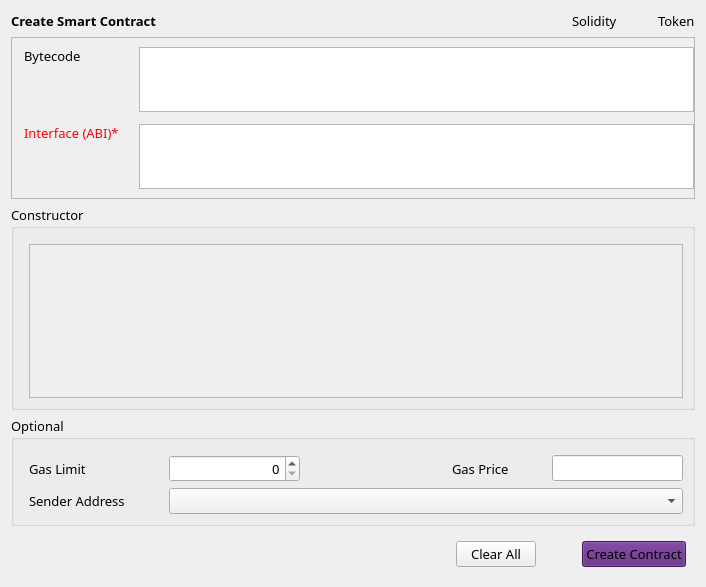
<?xml version="1.0" encoding="UTF-8"?>
<ui version="4.0">
 <class>CreateContract</class>
 <widget class="QWidget" name="CreateContract">
  <property name="geometry">
   <rect>
    <x>0</x>
    <y>0</y>
    <width>706</width>
    <height>587</height>
   </rect>
  </property>
  <property name="font">
   <font>
    <family>Source Sans Pro</family>
    <pointsize>10</pointsize>
   </font>
  </property>
  <property name="windowTitle">
   <string>Form</string>
  </property>
  <layout class="QVBoxLayout" name="verticalLayout_7">
   <item>
    <widget class="QStackedWidget" name="stackedWidget">
     <property name="currentIndex">
      <number>0</number>
     </property>
     <widget class="QWidget" name="createContractPage">
      <layout class="QVBoxLayout" name="verticalLayout_8">
       <property name="leftMargin">
        <number>0</number>
       </property>
       <property name="topMargin">
        <number>0</number>
       </property>
       <property name="rightMargin">
        <number>0</number>
       </property>
       <property name="bottomMargin">
        <number>0</number>
       </property>
       <item>
        <layout class="QHBoxLayout" name="horizontalLayout">
         <item>
          <widget class="QLabel" name="labelTitle">
           <property name="font">
            <font>
             <weight>75</weight>
             <bold>true</bold>
            </font>
           </property>
           <property name="text">
            <string>Create Smart Contract</string>
           </property>
          </widget>
         </item>
         <item>
          <spacer name="horizontalSpacer_4">
           <property name="orientation">
            <enum>Qt::Horizontal</enum>
           </property>
           <property name="sizeHint" stdset="0">
            <size>
             <width>40</width>
             <height>20</height>
            </size>
           </property>
          </spacer>
         </item>
         <item>
          <widget class="QLabel" name="labelSolidity">
           <property name="minimumSize">
            <size>
             <width>80</width>
             <height>0</height>
            </size>
           </property>
           <property name="text">
            <string>Solidity</string>
           </property>
          </widget>
         </item>
         <item>
          <widget class="QLabel" name="labelToken">
           <property name="text">
            <string>Token</string>
           </property>
          </widget>
         </item>
        </layout>
       </item>
       <item>
        <widget class="QFrame" name="frameContract">
         <property name="sizePolicy">
          <sizepolicy hsizetype="Preferred" vsizetype="Fixed">
           <horstretch>0</horstretch>
           <verstretch>0</verstretch>
          </sizepolicy>
         </property>
         <property name="frameShape">
          <enum>QFrame::StyledPanel</enum>
         </property>
         <property name="frameShadow">
          <enum>QFrame::Raised</enum>
         </property>
         <layout class="QVBoxLayout" name="verticalLayout_10">
          <property name="leftMargin">
           <number>0</number>
          </property>
          <property name="rightMargin">
           <number>0</number>
          </property>
          <item>
           <layout class="QGridLayout" name="gridLayout">
            <property name="leftMargin">
             <number>12</number>
            </property>
            <property name="horizontalSpacing">
             <number>15</number>
            </property>
            <property name="verticalSpacing">
             <number>12</number>
            </property>
            <item row="0" column="1">
             <widget class="QValidatedTextEdit" name="textEditBytecode">
              <property name="sizePolicy">
               <sizepolicy hsizetype="Expanding" vsizetype="Fixed">
                <horstretch>0</horstretch>
                <verstretch>0</verstretch>
               </sizepolicy>
              </property>
              <property name="maximumSize">
               <size>
                <width>16777215</width>
                <height>65</height>
               </size>
              </property>
              <property name="horizontalScrollBarPolicy">
               <enum>Qt::ScrollBarAlwaysOff</enum>
              </property>
             </widget>
            </item>
            <item row="0" column="0">
             <layout class="QVBoxLayout" name="verticalLayout">
              <item>
               <widget class="QLabel" name="labelBytecode">
                <property name="sizePolicy">
                 <sizepolicy hsizetype="Fixed" vsizetype="Preferred">
                  <horstretch>0</horstretch>
                  <verstretch>0</verstretch>
                 </sizepolicy>
                </property>
                <property name="minimumSize">
                 <size>
                  <width>100</width>
                  <height>0</height>
                 </size>
                </property>
                <property name="text">
                 <string>Bytecode</string>
                </property>
               </widget>
              </item>
              <item>
               <spacer name="verticalSpacer_2">
                <property name="orientation">
                 <enum>Qt::Vertical</enum>
                </property>
                <property name="sizeHint" stdset="0">
                 <size>
                  <width>20</width>
                  <height>40</height>
                 </size>
                </property>
               </spacer>
              </item>
             </layout>
            </item>
            <item row="1" column="1">
             <widget class="QValidatedTextEdit" name="textEditInterface">
              <property name="sizePolicy">
               <sizepolicy hsizetype="Expanding" vsizetype="Fixed">
                <horstretch>0</horstretch>
                <verstretch>0</verstretch>
               </sizepolicy>
              </property>
              <property name="maximumSize">
               <size>
                <width>16777215</width>
                <height>65</height>
               </size>
              </property>
              <property name="horizontalScrollBarPolicy">
               <enum>Qt::ScrollBarAlwaysOff</enum>
              </property>
             </widget>
            </item>
            <item row="1" column="0">
             <layout class="QVBoxLayout" name="verticalLayout_3">
              <item>
               <widget class="QLabel" name="labelInterface">
                <property name="sizePolicy">
                 <sizepolicy hsizetype="Fixed" vsizetype="Preferred">
                  <horstretch>0</horstretch>
                  <verstretch>0</verstretch>
                 </sizepolicy>
                </property>
                <property name="minimumSize">
                 <size>
                  <width>100</width>
                  <height>0</height>
                 </size>
                </property>
                <property name="text">
                 <string>&lt;html&gt;&lt;head/&gt;&lt;body&gt;&lt;p&gt;&lt;span style=&quot; color:#ff0000;&quot;&gt;Interface (ABI)*&lt;/span&gt;&lt;/p&gt;&lt;/body&gt;&lt;/html&gt;</string>
                </property>
               </widget>
              </item>
              <item>
               <spacer name="verticalSpacer">
                <property name="orientation">
                 <enum>Qt::Vertical</enum>
                </property>
                <property name="sizeHint" stdset="0">
                 <size>
                  <width>20</width>
                  <height>40</height>
                 </size>
                </property>
               </spacer>
              </item>
             </layout>
            </item>
           </layout>
          </item>
         </layout>
        </widget>
       </item>
       <item>
        <widget class="QGroupBox" name="groupBoxConstructor">
         <property name="title">
          <string>Constructor</string>
         </property>
         <layout class="QVBoxLayout" name="verticalLayout_2">
          <property name="leftMargin">
           <number>15</number>
          </property>
          <property name="topMargin">
           <number>15</number>
          </property>
          <item>
           <widget class="QScrollArea" name="scrollAreaConstructor">
            <property name="widgetResizable">
             <bool>true</bool>
            </property>
            <widget class="QWidget" name="scrollAreaWidgetContents">
             <property name="geometry">
              <rect>
               <x>0</x>
               <y>0</y>
               <width>660</width>
               <height>176</height>
              </rect>
             </property>
             <layout class="QVBoxLayout" name="verticalLayout_5"/>
            </widget>
           </widget>
          </item>
         </layout>
        </widget>
       </item>
       <item>
        <widget class="QGroupBox" name="groupBoxOptional">
         <property name="title">
          <string>Optional</string>
         </property>
         <layout class="QGridLayout" name="gridLayout_2">
          <property name="leftMargin">
           <number>15</number>
          </property>
          <property name="topMargin">
           <number>15</number>
          </property>
          <property name="horizontalSpacing">
           <number>10</number>
          </property>
          <property name="verticalSpacing">
           <number>6</number>
          </property>
          <item row="2" column="1" colspan="4">
           <widget class="AddressField" name="lineEditSenderAddress">
            <property name="minimumSize">
             <size>
              <width>370</width>
              <height>0</height>
             </size>
            </property>
           </widget>
          </item>
          <item row="2" column="0">
           <widget class="QLabel" name="labelSenderAddress">
            <property name="sizePolicy">
             <sizepolicy hsizetype="Fixed" vsizetype="Preferred">
              <horstretch>0</horstretch>
              <verstretch>0</verstretch>
             </sizepolicy>
            </property>
            <property name="minimumSize">
             <size>
              <width>130</width>
              <height>0</height>
             </size>
            </property>
            <property name="text">
             <string>Sender Address</string>
            </property>
           </widget>
          </item>
          <item row="0" column="3">
           <widget class="QLabel" name="labelGasPrice">
            <property name="sizePolicy">
             <sizepolicy hsizetype="Preferred" vsizetype="Preferred">
              <horstretch>0</horstretch>
              <verstretch>0</verstretch>
             </sizepolicy>
            </property>
            <property name="minimumSize">
             <size>
              <width>90</width>
              <height>0</height>
             </size>
            </property>
            <property name="text">
             <string>Gas Price</string>
            </property>
           </widget>
          </item>
          <item row="0" column="0">
           <widget class="QLabel" name="labelGasLimit">
            <property name="sizePolicy">
             <sizepolicy hsizetype="Fixed" vsizetype="Preferred">
              <horstretch>0</horstretch>
              <verstretch>0</verstretch>
             </sizepolicy>
            </property>
            <property name="minimumSize">
             <size>
              <width>130</width>
              <height>0</height>
             </size>
            </property>
            <property name="text">
             <string>Gas Limit</string>
            </property>
           </widget>
          </item>
          <item row="0" column="1">
           <widget class="QSpinBox" name="lineEditGasLimit">
            <property name="sizePolicy">
             <sizepolicy hsizetype="Expanding" vsizetype="Fixed">
              <horstretch>0</horstretch>
              <verstretch>0</verstretch>
             </sizepolicy>
            </property>
            <property name="alignment">
             <set>Qt::AlignRight|Qt::AlignTrailing|Qt::AlignVCenter</set>
            </property>
           </widget>
          </item>
          <item row="0" column="4">
           <widget class="BitcoinAmountField" name="lineEditGasPrice"/>
          </item>
          <item row="0" column="2">
           <spacer name="horizontalSpacer_5">
            <property name="orientation">
             <enum>Qt::Horizontal</enum>
            </property>
            <property name="sizeType">
             <enum>QSizePolicy::Expanding</enum>
            </property>
            <property name="sizeHint" stdset="0">
             <size>
              <width>60</width>
              <height>20</height>
             </size>
            </property>
           </spacer>
          </item>
         </layout>
        </widget>
       </item>
      </layout>
     </widget>
    </widget>
   </item>
   <item>
    <layout class="QHBoxLayout" name="horizontalLayout_3">
     <property name="leftMargin">
      <number>9</number>
     </property>
     <property name="topMargin">
      <number>9</number>
     </property>
     <property name="rightMargin">
      <number>9</number>
     </property>
     <property name="bottomMargin">
      <number>9</number>
     </property>
     <item>
      <spacer name="horizontalSpacer">
       <property name="orientation">
        <enum>Qt::Horizontal</enum>
       </property>
       <property name="sizeType">
        <enum>QSizePolicy::Expanding</enum>
       </property>
       <property name="sizeHint" stdset="0">
        <size>
         <width>40</width>
         <height>20</height>
        </size>
       </property>
      </spacer>
     </item>
     <item>
      <widget class="QPushButton" name="pushButtonClearAll">
       <property name="styleSheet">
        <string notr="true"/>
       </property>
       <property name="text">
        <string>Clear All</string>
       </property>
      </widget>
     </item>
     <item>
      <spacer name="horizontalSpacer_3">
       <property name="orientation">
        <enum>Qt::Horizontal</enum>
       </property>
       <property name="sizeType">
        <enum>QSizePolicy::Fixed</enum>
       </property>
       <property name="sizeHint" stdset="0">
        <size>
         <width>40</width>
         <height>20</height>
        </size>
       </property>
      </spacer>
     </item>
     <item>
      <widget class="QPushButton" name="pushButtonCreateContract">
       <property name="font">
        <font>
         <family>Source Sans Pro</family>
         <pointsize>10</pointsize>
        </font>
       </property>
       <property name="styleSheet">
        <string notr="true">background-color: #581F78;
opacity: 97%;</string>
       </property>
       <property name="text">
        <string>Create Contract</string>
       </property>
      </widget>
     </item>
    </layout>
   </item>
  </layout>
 </widget>
 <customwidgets>
  <customwidget>
   <class>AddressField</class>
   <extends>QComboBox</extends>
   <header>addressfield.h</header>
  </customwidget>
  <customwidget>
   <class>QValidatedTextEdit</class>
   <extends>QTextEdit</extends>
   <header>qvalidatedtextedit.h</header>
  </customwidget>
  <customwidget>
   <class>BitcoinAmountField</class>
   <extends>QLineEdit</extends>
   <header>bitcoinamountfield.h</header>
   <container>1</container>
  </customwidget>
 </customwidgets>
 <resources/>
 <connections/>
</ui>
